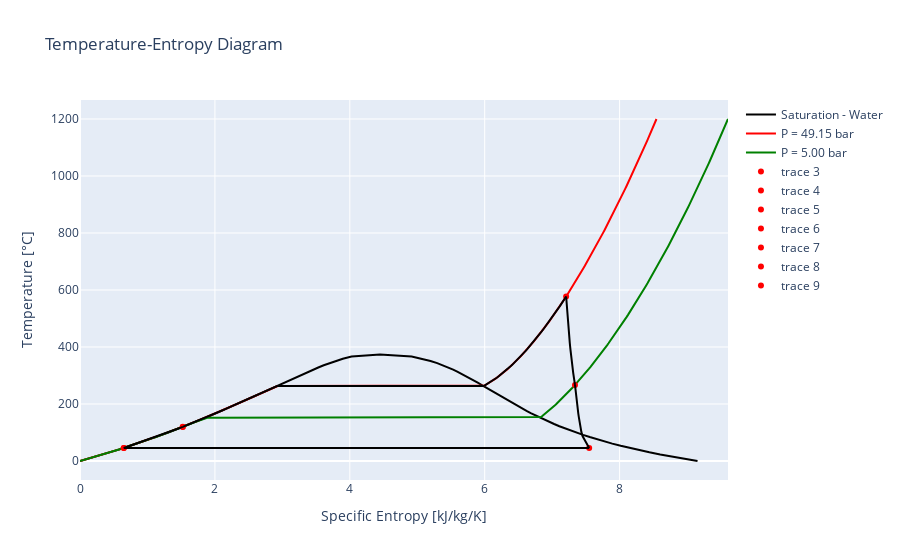

The cell this chart's notebook holds for it:
### Code cell
fig = plot_saturation_curve(optimal_vapor_states[-1])
add_isobaric_process_to_plot(
    optimal_vapor_states[-1],
    optimal_vapor_states[0].pressure,
    fig,
    line_style={"color": "red"},
)
add_isobaric_process_to_plot(
    optimal_vapor_states[-1],
    optimal_vapor_states[1].pressure,
    fig,
    line_style={"color": "green"},
)

for state in optimal_vapor_states:
    mark_state_ts(state, fig)

plot_expansion_process(
    optimal_vapor_states[0],
    optimal_vapor_states[1],
    VAPOR_TURBINE_EFFICIENCY,
    fig,
)
plot_expansion_process(
    optimal_vapor_states[1],
    optimal_vapor_states[2],
    VAPOR_TURBINE_EFFICIENCY,
    fig,
)
plot_isobaric_process(optimal_vapor_states[2], optimal_vapor_states[3], fig)
plot_compression_process(optimal_vapor_states[3], optimal_vapor_states[4], VAPOR_PUMP_EFFICIENCY, fig)
plot_isobaric_process(optimal_vapor_states[4], optimal_vapor_states[5], fig)
plot_compression_process(optimal_vapor_states[5], optimal_vapor_states[6], VAPOR_PUMP_EFFICIENCY, fig)
plot_isobaric_process(optimal_vapor_states[6], optimal_vapor_states[0], fig)

fig.show()

### Figure 1 — Plotly figure (JSON) as saved in the notebook; plotly's stock layout.template omitted (floating-point values rounded to 4 significant figures; data arrays with more than 128 entries replaced by an {"elided": "..."} marker saying what was removed)
{"data": [{"line": {"color": "black"}, "name": "Saturation - Water", "type": "scatter", "x": [0.0001545, 0.1161, 0.2286, 0.3378, 0.4442, 0.548, 0.6492, 0.748, 0.8447, 0.9392, 1.032, 1.122, 1.211, 1.298, 1.384, 1.468, 1.551, 1.632, 1.712, 1.791, 1.869, 1.945, 2.021, 2.096, 2.17, 2.243, 2.316, 2.388, 2.459, 2.53, 2.6, 2.671, 2.741, 2.81, 2.88, 2.95, 3.02, 3.09, 3.161, 3.233, 3.305, 3.379, 3.455, 3.532, 3.614, 3.699, 3.792, 3.896, 4.026, 4.369, 4.448, 4.917, 5.077, 5.197, 5.296, 5.382, 5.46, 5.532, 5.6, 5.664, 5.725, 5.783, 5.84, 5.896, 5.951, 6.005, 6.059, 6.113, 6.166, 6.22, 6.275, 6.33, 6.385, 6.442, 6.5, 6.559, 6.62, 6.682, 6.747, 6.813, 6.883, 6.954, 7.029, 7.107, 7.188, 7.274, 7.363, 7.458, 7.557, 7.662, 7.773, 7.891, 8.016, 8.149, 8.29, 8.441, 8.602, 8.774, 8.958, 9.155], "y": [0.02, 7.651, 15.28, 22.91, 30.54, 38.17, 45.81, 53.44, 61.07, 68.7, 76.33, 83.96, 91.59, 99.22, 106.9, 114.5, 122.1, 129.7, 137.4, 145.0, 152.6, 160.3, 167.9, 175.5, 183.2, 190.8, 198.4, 206.1, 213.7, 221.3, 228.9, 236.6, 244.2, 251.8, 259.5, 267.1, 274.7, 282.4, 290.0, 297.6, 305.3, 312.9, 320.5, 328.2, 335.8, 343.4, 351.0, 358.7, 366.3, 373.9, 373.9, 366.3, 358.7, 351.0, 343.4, 335.8, 328.2, 320.5, 312.9, 305.3, 297.6, 290.0, 282.4, 274.7, 267.1, 259.5, 251.8, 244.2, 236.6, 228.9, 221.3, 213.7, 206.1, 198.4, 190.8, 183.2, 175.5, 167.9, 160.3, 152.6, 145.0, 137.4, 129.7, 122.1, 114.5, 106.9, 99.22, 91.59, 83.96, 76.33, 68.7, 61.07, 53.44, 45.81, 38.17, 30.54, 22.91, 15.28, 7.651, 0.02]}, {"connectgaps": true, "line": {"color": "red"}, "name": "P = 49.15 bar", "type": "scatter", "x": {"elided": "500 float values"}, "y": {"elided": "500 float values"}}, {"connectgaps": true, "line": {"color": "green"}, "name": "P = 5.00 bar", "type": "scatter", "x": {"elided": "500 float values"}, "y": {"elided": "500 float values"}}, {"marker": {"color": "red"}, "mode": "markers", "type": "scatter", "x": [7.207], "y": [577.1]}, {"marker": {"color": "red"}, "mode": "markers", "type": "scatter", "x": [7.339], "y": [266.9]}, {"marker": {"color": "red"}, "mode": "markers", "type": "scatter", "x": [7.549], "y": [45.81]}, {"marker": {"color": "red"}, "mode": "markers", "type": "scatter", "x": [0.6492], "y": [45.81]}, {"marker": {"color": "red"}, "mode": "markers", "type": "scatter", "x": [0.6492], "y": [45.82]}, {"marker": {"color": "red"}, "mode": "markers", "type": "scatter", "x": [1.524], "y": [119.6]}, {"marker": {"color": "red"}, "mode": "markers", "type": "scatter", "x": [1.524], "y": [120]}, {"line": {"color": "black"}, "showlegend": false, "type": "scatter", "x": [7.207, 7.21, 7.212, 7.214, 7.217, 7.22, 7.223, 7.226, 7.23, 7.234, 7.238, 7.243, 7.248, 7.255, 7.262, 7.27, 7.281, 7.294, 7.312, 7.339], "y": [577.1, 569.0, 560.6, 551.9, 542.7, 533.1, 523.0, 512.3, 501.0, 489.0, 476.1, 462.3, 447.3, 430.9, 412.8, 392.6, 369.4, 342.4, 309.5, 266.9]}, {"line": {"color": "black"}, "showlegend": false, "type": "scatter", "x": [7.339, 7.341, 7.344, 7.346, 7.349, 7.353, 7.356, 7.36, 7.364, 7.369, 7.374, 7.38, 7.387, 7.395, 7.405, 7.418, 7.434, 7.452, 7.481, 7.549], "y": [266.9, 260.9, 254.7, 248.1, 241.2, 234.0, 226.3, 218.2, 209.5, 200.2, 190.2, 179.4, 167.4, 154.2, 139.2, 121.9, 101.2, 86.59, 73.21, 45.81]}, {"line": {"color": "black"}, "showlegend": false, "type": "scatter", "x": {"elided": "200 float values"}, "y": {"elided": "200 float values"}}, {"line": {"color": "black"}, "showlegend": false, "type": "scatter", "x": [0.6492, 0.6492, 0.6492, 0.6492, 0.6492, 0.6492, 0.6492, 0.6492, 0.6492, 0.6492, 0.6492, 0.6492, 0.6492, 0.6492, 0.6492, 0.6492, 0.6492, 0.6492, 0.6492, 0.6492], "y": [45.81, 45.81, 45.81, 45.81, 45.81, 45.81, 45.81, 45.81, 45.81, 45.81, 45.81, 45.82, 45.82, 45.82, 45.82, 45.82, 45.82, 45.82, 45.82, 45.82]}, {"line": {"color": "black"}, "showlegend": false, "type": "scatter", "x": {"elided": "200 float values"}, "y": {"elided": "200 float values"}}, {"line": {"color": "black"}, "showlegend": false, "type": "scatter", "x": [1.524, 1.524, 1.524, 1.524, 1.524, 1.524, 1.524, 1.524, 1.524, 1.524, 1.524, 1.524, 1.524, 1.524, 1.524, 1.524, 1.524, 1.524, 1.524, 1.524], "y": [119.6, 119.7, 119.7, 119.7, 119.7, 119.7, 119.7, 119.8, 119.8, 119.8, 119.8, 119.8, 119.9, 119.9, 119.9, 119.9, 119.9, 120.0, 120.0, 120.0]}, {"line": {"color": "black"}, "showlegend": false, "type": "scatter", "x": {"elided": "200 float values"}, "y": {"elided": "200 float values"}}], "layout": {"title": {"text": "Temperature-Entropy Diagram"}, "xaxis": {"title": {"text": "Specific Entropy [kJ/kg/K]"}}, "yaxis": {"title": {"text": "Temperature [°C]"}}}}
